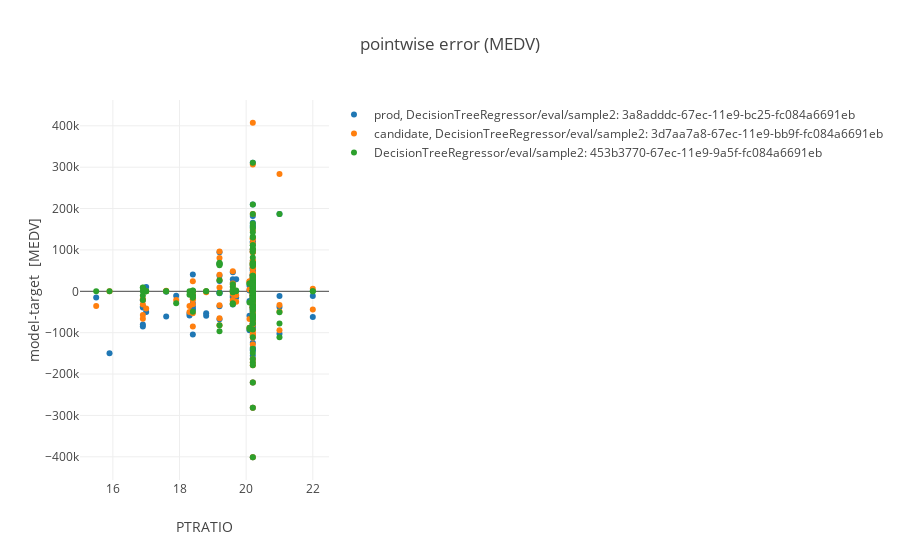

Notebook cell for this chart:
### Markdown cell above
#### Plot error vs input variable

### Code cell
plot.scatter_model_error(ml_repo, ml_repo.tree.models.DecisionTreeRegressor.model(), ml_repo.tree.test_data.sample2(), 'PTRATIO')

### Figure 1 — Plotly figure (JSON) as saved in the notebook; plotly's stock layout.template omitted (floating-point values rounded to 4 significant figures; data arrays with more than 128 entries replaced by an {"elided": "..."} marker saying what was removed)
{"data": [{"mode": "markers", "name": "prod, DecisionTreeRegressor/eval/sample2: 3a8adddc-67ec-11e9-bc25-fc084a6691eb", "text": "sample2:last<br>DecisionTreeRegressor/model:39d9796e-67ec-11e9-b16a-fc084a6691eb<br>", "type": "scatter", "uid": "104a9808-ec5b-4cc0-8561-244ee79c1aea", "x": {"elided": "187 float values"}, "y": {"elided": "187 float values"}}, {"mode": "markers", "name": "candidate, DecisionTreeRegressor/eval/sample2: 3d7aa7a8-67ec-11e9-bb9f-fc084a6691eb", "text": "sample2:last<br>DecisionTreeRegressor/model:3c9c3e30-67ec-11e9-aaa0-fc084a6691eb<br>", "type": "scatter", "uid": "37a99841-374f-4761-9d72-676e6ce5d849", "x": {"elided": "187 float values"}, "y": {"elided": "187 float values"}}, {"mode": "markers", "name": "DecisionTreeRegressor/eval/sample2: 453b3770-67ec-11e9-9a5f-fc084a6691eb", "text": "sample2:last<br>DecisionTreeRegressor/model:44a9d0b4-67ec-11e9-b507-fc084a6691eb<br>", "type": "scatter", "uid": "9511c902-21ef-4fef-aeab-623ad26d7572", "x": {"elided": "187 float values"}, "y": {"elided": "187 float values"}}], "layout": {"title": {"text": "pointwise error (MEDV)"}, "xaxis": {"title": {"text": "PTRATIO"}}, "yaxis": {"title": {"text": "model-target  [MEDV]"}}}}
